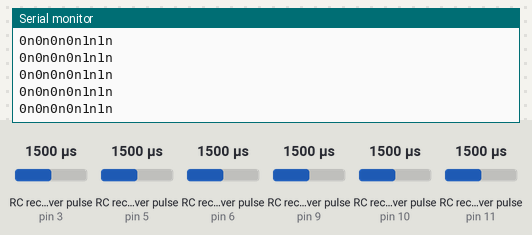
Simulated run of this sketch. Board: Arduino Uno, built with avr-gcc and run on an emulated ATmega328P. Parts: the last lines printed to the serial monitor. Wiring (inferred from the names in the program): 6 × RC receiver channel: data pin 3 / data pin 5 / data pin 6 / data pin 9 / data pin 10 / data pin 11. The test bench sets the inputs (shaded band); at power-on: RC receiver pulse (sensors on pin 3, pin 5, pin 6, pin 9, pin 10, pin 11) 1500 µs.

Above: at 1.2 s.
1.3 s: RC receiver pulse (sensor on pin 3) set to 1020 µs
At 2.2 s:
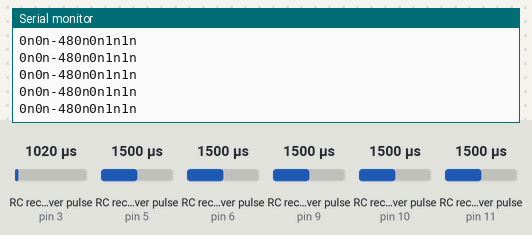
4.3 s: RC receiver pulse (sensor on pin 5) set to 1020 µs
At 4.8 s:
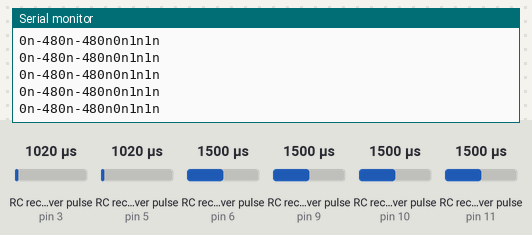
7.3 s: RC receiver pulse (sensor on pin 6) set to 1020 µs
At 8.2 s:
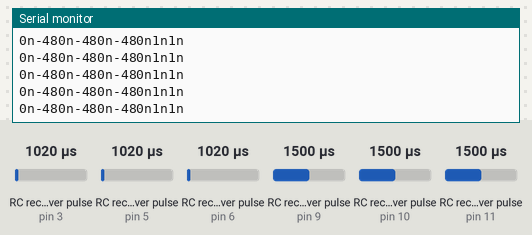
10.3 s: RC receiver pulse (sensor on pin 9) set to 1020 µs
At 11.0 s:
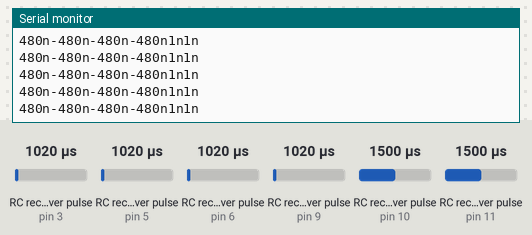
13.3 s: RC receiver pulse (sensor on pin 10) set to 1020 µs
At 14.3 s:
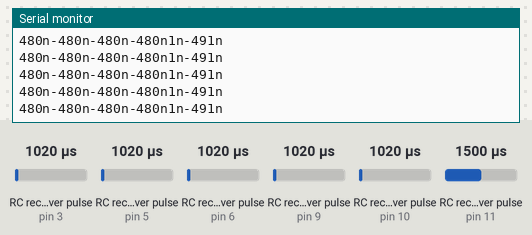
14.8 s: RC receiver pulse (sensor on pin 3) set to 1750 µs
At 15.6 s:
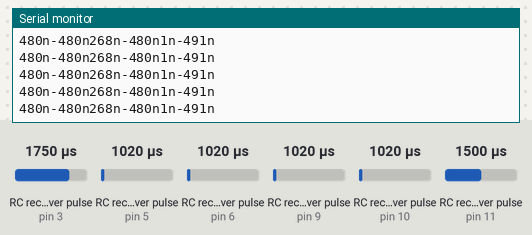
Timing chart, 0 to 17.8 s (numbered marks = the images above; inputs shaded):
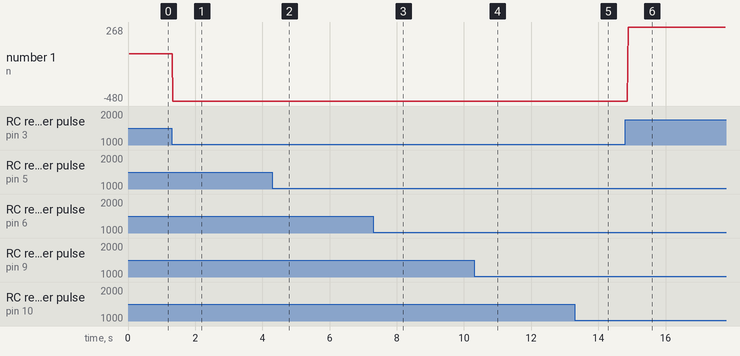

Measured:
- after the input at 1.3 s, the serial monitor: prints a new line at once (image 1)
- after the input at 4.3 s, the serial monitor: prints a new line at once (image 2)
- after the input at 7.3 s, the serial monitor: prints a new line after 0.07 s (image 3)
- after the input at 10.3 s, the serial monitor: prints a new line after 0.08 s (image 4)
- after the input at 13.3 s, the serial monitor: prints a new line after 0.07 s (image 5)
- after the input at 14.8 s, the serial monitor: prints a new line after 0.09 s (image 6)
- plotted number 1: 0 → -480 after the input at 1.3 s, -480 → 268 after the input at 14.8 s

The sketch:

kumanda.ino
```cpp
// Define Input Connections
#define CH1 3
#define CH2 5
#define CH3 6
#define CH4 9
#define CH5 10
#define CH6 11
#define CH7 8
// Integers to represent values from sticks and pots
int ch1Value;
int ch2Value;
int ch3Value;
int ch4Value;
int ch5Value;
int ch6Value;
int sagx = 0;
int sagy = 0;
int solx = 0;
int soly = 0;
int chh6;

// Read the number of a specified channel and convert to the range provided.
// If the channel is off, return the default value
int readChannel(int channelInput, int minLimit, int maxLimit, int defaultValue){
  int ch = pulseIn(channelInput, HIGH, 30000);
  if (ch < 100) return defaultValue;
  return map(ch, 1000, 2000, minLimit, maxLimit);
}

// Read the switch channel and return a boolean value
bool readSwitch(byte channelInput, bool defaultValue){
  int intDefaultValue = (defaultValue)? 100: 0;
  int ch = readChannel(channelInput, 0, 100, intDefaultValue);
  return (ch > 50);
}

void setup(){
  // Set up serial monitor
  Serial.begin(9600);

  // Set all pins as inputs
  pinMode(CH1, INPUT);
  pinMode(CH2, INPUT);
  pinMode(CH3, INPUT);
  pinMode(CH4, INPUT);
  pinMode(CH5, INPUT);
  pinMode(CH6, INPUT);
  pinMode(CH7, INPUT);
}


void loop() {

  // Get values for each channel
  ch1Value = readChannel(CH1, -100,100, 0);
  ch2Value = readChannel(CH2, -100,100, 0);
  ch3Value = readChannel(CH3, -100,100, -100);
  ch4Value = readChannel(CH4, -100,100, 0);
  ch5Value = readChannel(CH5, -512,512, 0);
  ch6Value = readChannel(CH6,-512,512,0);
  sagx = map(ch4Value,-100,100,0,1024);
  sagy = map(ch2Value,-100,100,0,1024);
  soly = map(ch3Value,-100,100,0,1024);
  solx = map(ch1Value,-100,100,0,1024);

if(sagx > 470 && sagx < 530){sagx = 500;}
if(sagy > 470 && sagy < 530){sagy = 500;}
  if(solx > 470 && solx < 530){solx = 500;}if(soly > 470 && soly < 530){soly = 500;}
  sagx = (sagx-500) * -1; sagy = (sagy-500) * 1; solx = (solx-500) * 1; soly = (soly-500) * 1;
  Serial.print(String(sagx));
  Serial.print("n");
  Serial.print(String(sagy));
  Serial.print("n");
  Serial.print(String(solx));
  Serial.print("n");
  Serial.print(String(soly));
  Serial.print("n");
  Serial.print(String(ch6Value));
  Serial.print("n");
  Serial.print(String(ch5Value));
  Serial.println("n");
  //delay(100);
}
```
